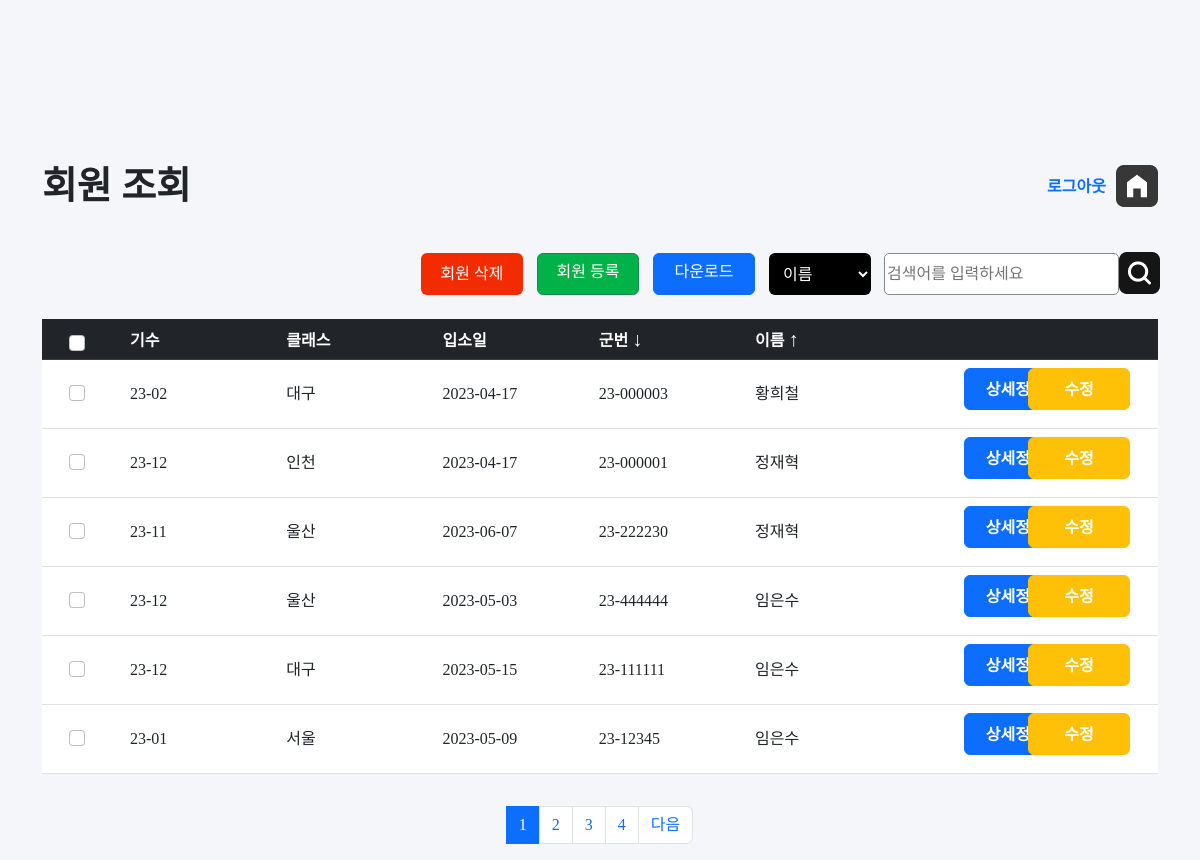
Page /jangseong/sort.php (signed in) on the committed database.
### tables this page shows
CREATE TABLE `member` (
  `id` int(11) NOT NULL,
  `num` varchar(10) NOT NULL,
  `class` varchar(10) NOT NULL,
  `date` date NOT NULL,
  `memID` varchar(20) NOT NULL,
  `name` varchar(20) NOT NULL,
  `password` varchar(20) NOT NULL
);

### jangseong/sort.php (the view, shortened to what this page needs)
<?php
require 'config.php';
if(!isset($_SESSION["login"]))
{
    echo "
    <div id='messagebox'>
    <script>
    alert('관리자 권한이 없는 계정입니다!');
    window.location.assign('index.php');
    </script>
    </div>
    ";
}
else{
?>
<!DOCTYPE html>
<html lang="en">
<head>
    <link rel="stylesheet" href="style.css">
    <link rel="stylesheet" href="src/bootstrap.min.css">
    <link rel="stylesheet" href="src/style.css">
</head>
<body>
    <div class="container"  >
        <div id="top">
            <h2>회원 조회</h2>
            <div id="top-right">
                <div class="btnlogout">
                    <a id="home" href="list.php">
                        <img src="imgs/home.png">
                    </a>
                    <a id="logtext" href="#" onclick="showMessageBox()" >로그아웃</a>
                </div>
            </div>
        </div>
    </div>
    <div class="container" >
        <div id="listaction">
            <div id="right">
                <div id="btnaction">
                    <button type="button" id="btndelete" class="btn" onclick="checkCheckbox()">회원 삭제</button>
                    <a href="add.php" type="button" id="btnadd" class="btn btn-success">회원 등록 </a>
                    <a href="export.php" class="btn btn-primary" id="btndownload">다운로드</a>
                </div>
                <form action="search.php" method="post">
                    <select name="searchoption" id="searchoption">
                        <option value ="name">이름</option>
                    </select>
                    <button id="btnSearch" type="submit"><img src="imgs/search.png"></button>
                    <input type="text" id="txtSearch" placeholder="검색어를 입력하세요" name="txtsearch" required >
                </form>
            </div>
        </div>
    </div>
    <div class="container ">
        <div id="main">
            <form method="get" action="delete.php" name="listmember">
            <table class="table">
                <thead class="table-dark">
                <tr>
                    <th  class="text-center firstcol"  ><input class="form-check-input checklist" type="checkbox" id="myCheck" onclick="checkall()" style="position:relative; left:-5px; "></th>
                    <th class="listcol">기수</th>
                    <th class="listcol">클래스</th>
                    <th class="listcol">입소일</th>
                    <th class="listcol">군번 <a href="sort2.php?act=a" class="btnsort">&#8595;</a></th>
                    <th class="listcol">이름
                        <?php
                        if(!isset($_GET["act"])){
                            $sort ="";
                        }
                        else{
                        $sort = $_GET["act"];
                        }
                        if($sort=="a"){
                            echo "<a href='sort.php?act=b' class='btnsort'>&#8595; </a> ";
                        }
                        else{
                            echo "<a href='sort.php?act=a' class='btnsort'>&#8593; </a> ";
                        }
                        ?>
                    </th>
                    <th >&nbsp;</th>
                </tr>
                </thead>
                <tbody>
                <?php
                    $per_page_record = 6;
                    if (isset($_GET["page"])) {
                        $page  = $_GET["page"];
                    }
                    else {
                        $page=1;
                    }
                    $start_from = ($page-1) * $per_page_record;
                    if($sort=="a"){
                        $sql = "SELECT * FROM member  ORDER BY name  ASC LIMIT $start_from, $per_page_record ";
                    }
                    else{
                        $sql = "SELECT * FROM member  ORDER BY name DESC LIMIT $start_from, $per_page_record ";
                    }
                    $result = $conn->query($sql);
                    if ($result->num_rows > 0) {
                    $num = 0;
                    while($row = $result->fetch_assoc()) {
                        $memberID=$row['id'];
                ?>
                <tr>
                    <td class="text-center" > <input class="form-check-input justify-content-center checkitem"  style="position:relative; left:-5px; "  type="checkbox" id="myCheck<?php  echo $num;?>" name="mem[]" value="<?php echo $row['id'];?>"></td>
                    <td><?php echo $row['num']; ?></td>
                    <td><?php echo $row['class']; ?></td>
                    <td><?php echo $row['date']; ?></td>
                    <td><?php echo $row['memID']; ?></td>
                    <td><?php echo $row['name']; ?></td>
                    <td id="cot" ><a href="view.php?memID=<?php echo $row['memID']; ?>" class="btn btn-primary btnfix" style="position:relative; left:53px;" >상세정보</a> <a href="edit.php?id=<?php echo $memberID ?>" class="btn btn-warning btnfix" style="color:white; float:right; margin-right:20px; position:relative; " >수정</a></td>
             </tr>
                <?php
                    $num+=1;
                }
                } else {
                echo "0 results";
                }
                ?>
                </tbody>
            </table>
            </form>
        </div>
    </div>
    <div    class="container">
        <ul class="pagination  justify-content-center"  >
            <?php
                $query = "SELECT COUNT(*) FROM member ORDER BY id";
                $rs_result = mysqli_query($conn, $query);
                $row = mysqli_fetch_row($rs_result);
                $total_records = $row[0];
                $total_pages = ceil($total_records / $per_page_record);
                $pagLink = "";
                for ($i=1; $i<=$total_pages; $i++) {
                    if ($i == $page) {
                        if($sort=="a"){
                            $pagLink .= "<li class='page-item active'><a class = 'page-link' href='sort.php?page=".$i."&act=a'>".$i." </a></li>";
                        }
                        else{
                            $pagLink .= "<li class='page-item active'><a class = 'page-link' href='sort.php?page=".$i."&act=b'>".$i." </a></li>";
                        }
                    }
                    else  {
                        if($sort=="a"){
                            $pagLink .= "<li class='page-item '><a class='page-link' href='sort.php?page=".$i."&act=a'> ".$i." </a></li>";
                        }
                        else{
                            $pagLink .= "<li class='page-item '><a class='page-link' href='sort.php?page=".$i."&act=b'> ".$i." </a></li>";
                        }
                    }
                }
                echo $pagLink;
                if($page<$total_pages){
                    if($sort=="a"){
                        echo "<li class='page-item'><a class='page-link' href='sort.php?page=".($page+1)."&act=a'>  다음 </a></li>";
                    }
                    else{
                        echo "<li class='page-item'><a class='page-link' href='sort.php?page=".($page+1)."&act=b'>  다음 </a></li>";
                    }
                }
                ?>
        </ul>
    </div>
</body>
</html>
<?php
}
?>

### jangseong/src/style.css (style rules this page uses)
* { margin: 0; }
body { background: #F5F6F9; font-family: 'Pretendard'; line-height: 24px !important; font-size: 16px !important; }
#top { width: 100%; height: 53px; margin-top: 160px; }
h2 { width: 500px; float: left; font-size: 37.9px; font-weight: 700; line-height: 53.06px; font-family: 'Pretendard'; padding-bottom: 32px; }
#home { float: right; margin-top: 5px; }
#home img { width: 42px; }
#logtext { line-height: 53px; float: right; margin-right: 10px; font-weight: bold; }
button { font-size: 16px !important; line-height: 150%; margin: 0px; }
.btnfix { width: 102px; height: 42px; font-size: 16px; font-weight: 600; line-height: 30px; }
#listaction { width: 100%; height: 42px; margin-top: 32px; }
#right { float: right; margin-bottom: 10px; }
#top-right { width: 200px; float: right; }
#btnaction { float: left; margin-right: 12px; }
#btndelete { background: #F32C00; color: #fff; width: 102px; height: 42px; margin-right: 10px; }
#btnadd { background: #00B247; width: 102px; height: 42px; margin-right: 10px; }
#btndownload { margin-right: 2px; width: 102px; height: 42px; }
#btnSearch { border: 0px; background: none; cursor: pointer; height: 40px; width: 40px; float: right; }
#btnSearch img { width: 41px; height: 42; position: relative; top: -2px; left: -5px; }
#right form { float: right; }
#searchoption { background: #000; width: 102px; height: 42px; border-radius: 6px; float: left; margin-right: 12px; padding-right: 25px; }
#txtSearch { width: 235px; height: 42px; border: 1px #898989 solid; float: right; border-radius: 5px; position: relative; left: 1px; }
#right form select { color: #fff; border: 0px; height: 42px; padding: 0px 10px; }
#main { width: 100%; margin-top: 32px; margin-bottom: 32px; }
.firstcol { width: 80px; background: #00B247; }
tbody tr { line-height: 52px; }
a { text-decoration: none; }
table { font-size: 16px; }
tr { background: #fff; }
.listcol { width: 14%; }
.checklist { position: relative; left: -20px; }
.checkitem { position: relative; top: 13px; left: -20px; }
.btnsort { font-weight: bold; width: 50px; color: #fff; font-size: 20px; }
.listcol a { color: white; }
.page-item { z-index: 10 !important; }

### rows in the picture
member: num "23-02", class "대구", date "2023-04-17", memID "23-000003", name "황희철"
member: num "23-12", class "인천", date "2023-04-17", memID "23-000001", name "정재혁"
member: num "23-11", class "울산", date "2023-06-07", memID "23-222230", name "정재혁"
member: num "23-12", class "울산", date "2023-05-03", memID "23-444444", name "임은수"
member: num "23-12", class "대구", date "2023-05-15", memID "23-111111", name "임은수"
member: num "23-01", class "서울", date "2023-05-09", memID "23-12345", name "임은수"
